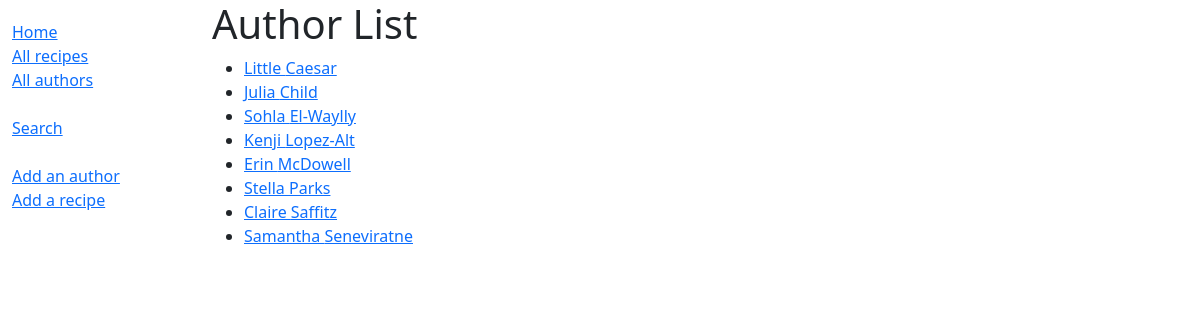
Screenshot of /catalog/authors/ with the database file from the repository.
### catalog/models.py (models this page shows, shortened)
class Author(models.Model):
    first_name = models.CharField(max_length=100)
    last_name = models.CharField(max_length=100)
    date_of_birth = models.DateField(null=True, blank=True)
    date_of_death = models.DateField('Died', null=True, blank=True)
    biography = models.TextField(max_length=1000, help_text='Enter a brief biography', null=True, blank=True)
    class Meta:
        ordering = ['last_name', 'first_name']
    def get_absolute_url(self):
        return reverse('author-detail', args=[str(self.id)])

### catalog/views.py (the view)
# urls.py: path('authors/', views.AuthorListView.as_view(), name='authors'),
class AuthorListView(generic.ListView):
    model = Author
    paginate_by = 10

### catalog/templates/catalog/author_list.html (shortened to what this page needs)
{% extends "base_generic.html" %}
{% block content %}
  <h1>Author List</h1>
  {% if author_list %}
  <ul>
    {% for author in author_list %}
      <li>
        <a href="{{ author.get_absolute_url }}">{{ author.first_name }} {{ author.last_name }}</a>
      </li>
    {% endfor %}
  </ul>
  {% else %}
    <p>There are no authors in the library.</p>
  {% endif %}
{% endblock %}

### rows the page displays
Author: first_name "Little", last_name "Caesar"
Author: first_name "Julia", last_name "Child"
Author: first_name "Sohla", last_name "El-Waylly"
Author: first_name "Kenji", last_name "Lopez-Alt"
Author: first_name "Erin", last_name "McDowell"
Author: first_name "Stella", last_name "Parks"
Author: first_name "Claire", last_name "Saffitz"
Author: first_name "Samantha", last_name "Seneviratne"
